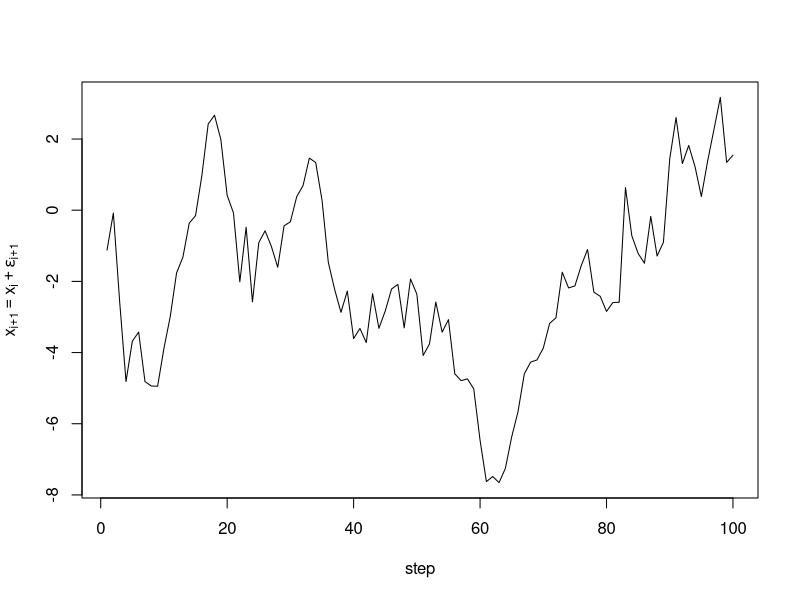

Reproduce this figure in R.
# Emily's First Example
set.seed (1213) # for reproducibility
x <- cumsum(rnorm(100))
plot (x,type = "l" ,
     ylab = expression (x[i + 1]==x[i]+epsilon[{i+ 1}] ),
     xlab = "step")
     